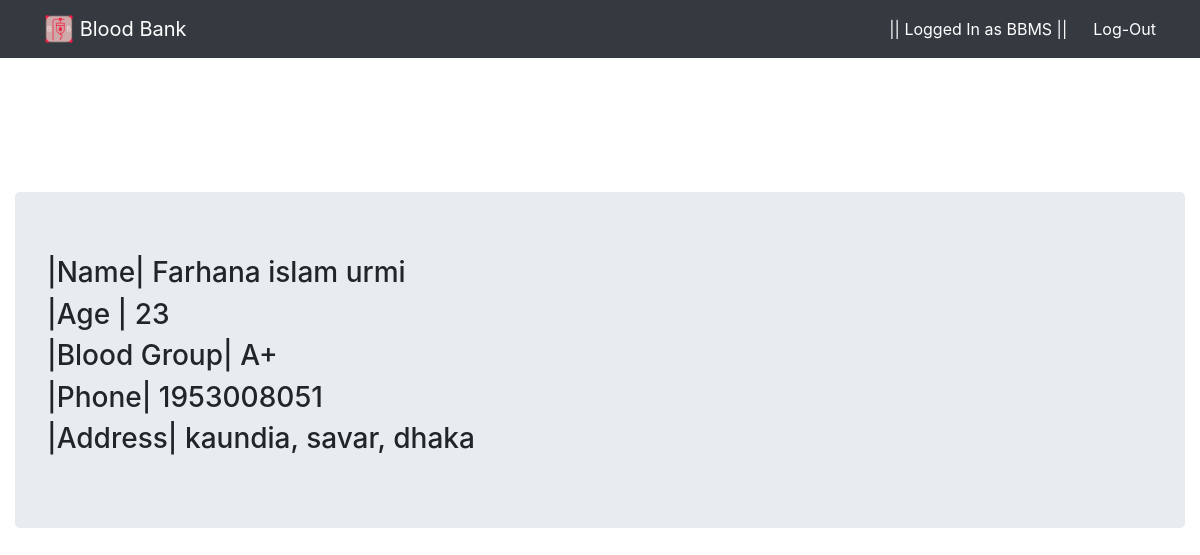
Screenshot of /donordetails/7/ (signed in) with the database file from the repository.
### bloodbank/models.py (models this page shows, shortened)
class BloodClass(models.Model):
    name = models.CharField(max_length=100)
    blood_group = models.CharField(max_length=3)
    age = models.IntegerField()
    address = models.CharField(max_length=250)
    phone_number = models.CharField(max_length=14)
    user = models.ForeignKey(User,on_delete=models.CASCADE)

### bloodbank/views.py (the view)
# urls.py: path('donordetails/<int:donor_id>/', views.donordetails, name='donordetails'),
@login_required
def donordetails(request,donor_id):
    dd = get_object_or_404(BloodClass, pk=donor_id)
    return render(request,'bloodbank/donordetails.html', {'dd':dd})

### bloodbank/templates/bloodbank/donordetails.html
{% extends 'bloodbank/base.html' %}
{% block content %}
<br><br><br><br>
<div class="jumbotron">
<h3>|Name| {{ dd.name }}</h3>
<h3>|Age | {{ dd.age }}</h3>
<h3>|Blood Group| {{ dd.blood_group }}</h3>
<h3>|Phone| {{ dd.phone_number }}</h3>
<h3>|Address| {{ dd.address }}</h3>
</div>
{% endblock %}

### bloodbank/templates/bloodbank/base.html (shortened to what this page needs)
{% load static %}
<!DOCTYPE html>
<html lang="en">
<head>
    <link rel="stylesheet" href="{% static 'bloodbank/bootstrap.css' %}">
    <link rel="stylesheet" href="{% static 'bloodbank/testcss.css' %}">
</head>
<body>
    <nav class="navbar navbar-expand-md fixed-top bg-dark navbar-dark">
        <div class="container-fluid">
        <div class="navbar-header">
            <a href="{% url 'home' %}" class="navbar-brand btn btn-dark">
            <img src="{% static 'bloodbank/LogoMakr-1AIuCn.png' %}" width="30" height="30" class="d-inline-block align-top">
            <span>Blood Bank</span>
            </a>
        </div>
        {% if user.is_authenticated %}
        <ul class="navbar-nav">
            <li class="nav-item"><button type="button"  class="btn btn-dark">|| Logged In as {{ user.username }} ||</button></li>
            <li class="nav-item">
                <form method="POST" action="{% url 'logoutuser' %}">
                <button type="submit"  class="btn btn-dark">Log-Out</button>
            </li>
        </ul>
        {% endif %}
    </div>
    </nav>
    <div class="container-fluid">
        <br>
        <br>
        <br>
        <br>
    {% block content %}{% endblock %}
</div>
</body>
</html>

### rows the page displays
BloodClass: name "Farhana islam urmi", age "23", blood_group "A+", phone_number "1953008051", address "kaundia, savar, dhaka"

### other values shown
{{ user.username }} "BBMS"
